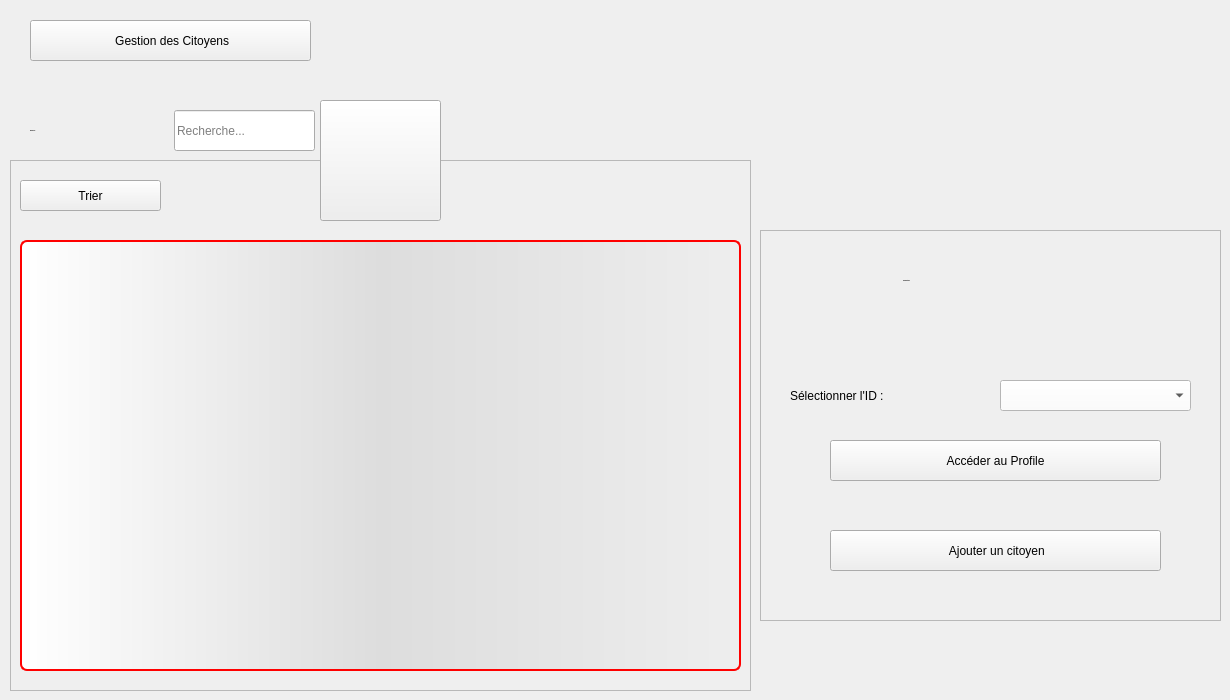
      <widget class="QWidget" name="Citoyens_2">
       <widget class="QPushButton" name="B_BackToGestions_3">
        <property name="geometry">
         <rect>
          <x>30</x>
          <y>20</y>
          <width>281</width>
          <height>41</height>
         </rect>
        </property>
        <property name="text">
         <string> Gestion des Citoyens</string>
        </property>
        <property name="icon">
         <iconset>
          <normaloff>:/Ressources/image/back-arrow.png</normaloff>:/Ressources/image/back-arrow.png</iconset>
        </property>
       </widget>
       <widget class="QLineEdit" name="LE_recherche_2">
        <property name="geometry">
         <rect>
          <x>174</x>
          <y>110</y>
          <width>141</width>
          <height>41</height>
         </rect>
        </property>
        <property name="placeholderText">
         <string>Recherche...</string>
        </property>
       </widget>
       <widget class="QFrame" name="frame_12">
        <property name="geometry">
         <rect>
          <x>10</x>
          <y>160</y>
          <width>741</width>
          <height>531</height>
         </rect>
        </property>
        <property name="styleSheet">
         <string notr="true"/>
        </property>
        <property name="frameShape">
         <enum>QFrame::StyledPanel</enum>
        </property>
        <property name="frameShadow">
         <enum>QFrame::Raised</enum>
        </property>
        <widget class="QPushButton" name="B_Trier_2">
         <property name="geometry">
          <rect>
           <x>10</x>
           <y>20</y>
           <width>141</width>
           <height>31</height>
          </rect>
         </property>
         <property name="text">
          <string>Trier</string>
         </property>
         <property name="icon">
          <iconset>
           <normaloff>:/Ressources/image/ascending-sort.png</normaloff>:/Ressources/image/ascending-sort.png</iconset>
         </property>
         <property name="iconSize">
          <size>
           <width>18</width>
           <height>18</height>
          </size>
         </property>
        </widget>
        <widget class="QTableView" name="T_Citoyens_2">
         <property name="geometry">
          <rect>
           <x>10</x>
           <y>80</y>
           <width>721</width>
           <height>431</height>
          </rect>
         </property>
         <property name="styleSheet">
          <string notr="true">QTableView {border: 2px solid red;text-align: top;padding: 4px;border-radius: 7px;border-bottom-left-radius: 7px;background: QLinearGradient( x1: 0, y1: 0, x2: 1, y2: 0,stop: 0 #fff, stop: 1 #eee,stop: 0.5 #ddd,stop: 1 #eee );width: 15px;selection-background-color:QLinearGradient( x1: 0, y1: 0, x2: 1, y2: 0,stop: 0 #FF0000, stop: 1 #FF5F5F,stop: 0.5 #FEAAAA,stop: 1 #eee);selection-color: black;}
QTableView::item:focus{selection-background-color: red;}
QScrollBar:vertical{ width: 20px; background: none; /* only these sort effect about width ...*/}
QScrollBar::handle:vertical{ border: 3px solid #5E749C;text-align: top;padding: 4px;border-radius: 5px; border-bottom-left-radius: 5px;background: QLinearGradient( x1: 0, y1: 0, x2: 1, y2: 0,stop: 0 #fff, stop: 1 #eee,stop: 0.5 #ddd,stop: 1 #eee ); width: 25px; min-height: 20px; max-height: 25px; /*these sort no effect*/ }
QScrollBar::add-page:vertical {border: 3px solid red;text-align: top;padding: 4px;border-radius: 5px; border-bottom-left-radius: 5px;background:  red; /* adding width: xx px; sorting no effect .. why? */}
QScrollBar::sub-page:vertical {border: 3px solid green;text-align: top;padding: 4px;border-radius: 5px; border-bottom-left-radius: 5px;background:  green; /* adding width: xx px; sorting no effect .. why? */ }</string>
         </property>
         <attribute name="horizontalHeaderCascadingSectionResizes">
          <bool>false</bool>
         </attribute>
         <attribute name="horizontalHeaderDefaultSectionSize">
          <number>117</number>
         </attribute>
        </widget>
       </widget>
       <widget class="QLabel" name="L_Recherche_2">
        <property name="geometry">
         <rect>
          <x>30</x>
          <y>110</y>
          <width>151</width>
          <height>41</height>
         </rect>
        </property>
        <property name="font">
         <font>
          <family>century gothic</family>
          <pointsize>-1</pointsize>
          <weight>75</weight>
          <bold>true</bold>
         </font>
        </property>
        <property name="styleSheet">
         <string notr="true">background: transparent;</string>
        </property>
        <property name="text">
         <string>Recherche :</string>
        </property>
       </widget>
       <widget class="QFrame" name="frame_13">
        <property name="geometry">
         <rect>
          <x>760</x>
          <y>230</y>
          <width>461</width>
          <height>391</height>
         </rect>
        </property>
        <property name="styleSheet">
         <string notr="true"/>
        </property>
        <property name="frameShape">
         <enum>QFrame::StyledPanel</enum>
        </property>
        <property name="frameShadow">
         <enum>QFrame::Raised</enum>
        </property>
        <widget class="QLabel" name="L_ConfigCitoyen_2">
         <property name="geometry">
          <rect>
           <x>143</x>
           <y>20</y>
           <width>171</width>
           <height>61</height>
          </rect>
         </property>
         <property name="font">
          <font>
           <family>century gothic</family>
           <pointsize>-1</pointsize>
           <weight>75</weight>
           <bold>true</bold>
          </font>
         </property>
         <property name="styleSheet">
          <string notr="true">background: transparent;</string>
         </property>
         <property name="text">
          <string>Configuration</string>
         </property>
        </widget>
        <widget class="QLabel" name="L_CB_ID_2">
         <property name="geometry">
          <rect>
           <x>30</x>
           <y>150</y>
           <width>191</width>
           <height>31</height>
          </rect>
         </property>
         <property name="styleSheet">
          <string notr="true">background: transparent;</string>
         </property>
         <property name="text">
          <string>Sélectionner l'ID :</string>
         </property>
        </widget>
        <widget class="QPushButton" name="B_AjouterCitoyen_2">
         <property name="geometry">
          <rect>
           <x>70</x>
           <y>300</y>
           <width>331</width>
           <height>41</height>
          </rect>
         </property>
         <property name="text">
          <string> Ajouter un citoyen</string>
         </property>
         <property name="icon">
          <iconset>
           <normaloff>:/Ressources/image/add.png</normaloff>:/Ressources/image/add.png</iconset>
         </property>
        </widget>
        <widget class="QComboBox" name="CB_IDCitoyen_2">
         <property name="geometry">
          <rect>
           <x>240</x>
           <y>150</y>
           <width>191</width>
           <height>31</height>
          </rect>
         </property>
         <property name="styleSheet">
          <string notr="true">background: white;</string>
         </property>
        </widget>
        <widget class="QPushButton" name="B_AccederProfil_2">
         <property name="geometry">
          <rect>
           <x>70</x>
           <y>210</y>
           <width>331</width>
           <height>41</height>
          </rect>
         </property>
         <property name="text">
          <string>Accéder au Profile</string>
         </property>
         <property name="icon">
          <iconset>
           <normaloff>:/Ressources/image/person-silhouette.png</normaloff>:/Ressources/image/person-silhouette.png</iconset>
         </property>
         <property name="iconSize">
          <size>
           <width>23</width>
           <height>23</height>
          </size>
         </property>
        </widget>
       </widget>
       <widget class="QToolButton" name="toolButton_19">
        <property name="geometry">
         <rect>
          <x>320</x>
          <y>100</y>
          <width>121</width>
          <height>121</height>
         </rect>
        </property>
        <property name="text">
         <string/>
        </property>
        <property name="icon">
         <iconset>
          <normaloff>:/Ressources/image/systeme-de-population.png</normaloff>:/Ressources/image/systeme-de-population.png</iconset>
        </property>
        <property name="iconSize">
         <size>
          <width>64</width>
          <height>64</height>
         </size>
        </property>
       </widget>
      </widget>
